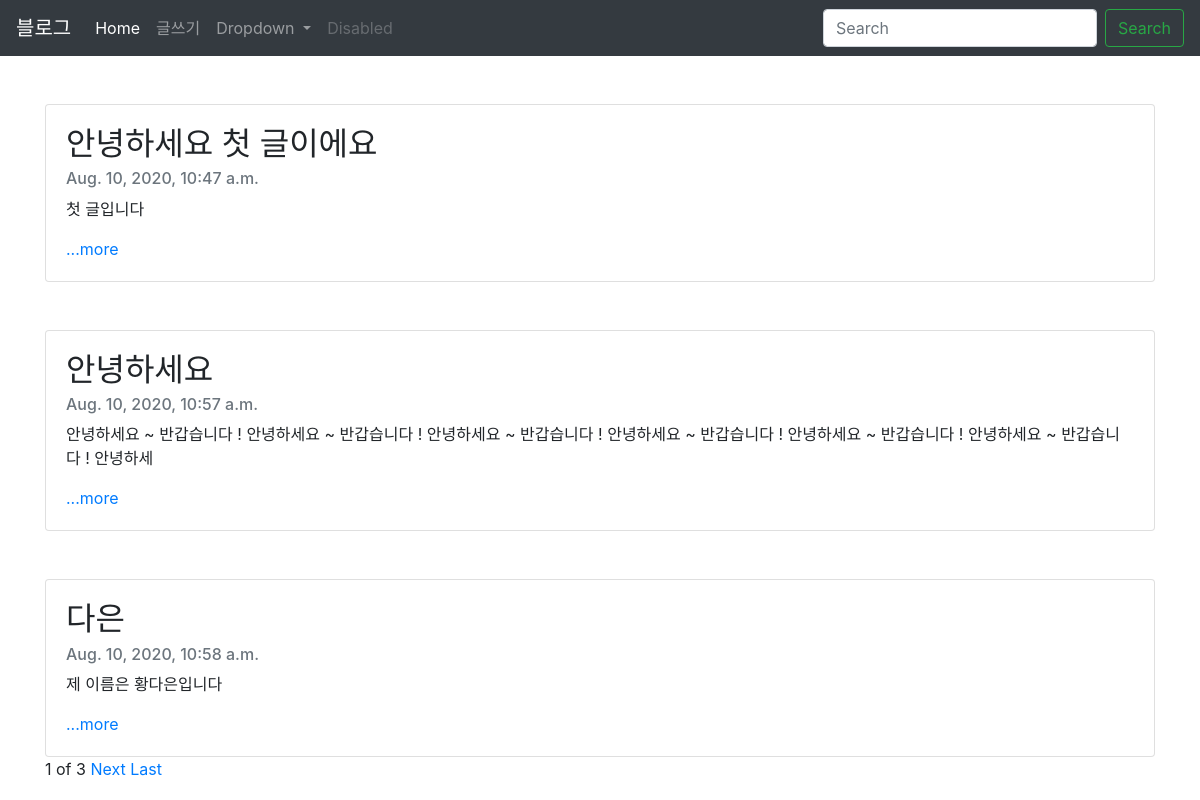
The page / on the database its author committed.
### blogapp/models.py (models this page shows, shortened)
class Blog(models.Model):
    title = models.CharField(max_length=200)
    date = models.DateTimeField('date published')
    body = models.TextField()
    def summary(self):
        return self.body[:100]

### blogapp/views.py (the view)
# urls.py: path('', blogapp.views.home, name="home"),
def home(request):
    blogs = Blog.objects
    blog_list = Blog.objects.all()
    paginator = Paginator(blog_list, 3)
    page = request.GET.get('page')
    posts = paginator.get_page(page)
    return render(request, 'home.html', {'blogs':blogs, 'posts':posts})

### blogapp/templates/home.html (shortened to what this page needs)
{% extends 'base.html' %}
{% block contents %}
<body>
{%for blog in posts%}
    <br><br>
    <div class="container">
        <div class="card">
            <div class="card-body">
              <h2 class="card-title">{{blog.title}}</h2>
              <h6 class="card-subtitle mb-2 text-muted">{{blog.date}}</h6>
              <p class="card-text">{{blog.summary}}</p>
              <a href="{%url 'detail' blog.id%}" class="card-link">...more</a>
            </div>
          </div>
    </div>
{%endfor%}
<div class="container">
  <span>{{posts.number}}</span>
  <span>of</span>
  <span>{{posts.paginator.num_pages}}</span>
  {%if posts.has_next%}
  <a href="?page={{posts.next_page_number}}">Next</a>
  <a href="?page={{posts.paginator.num_pages}}">Last</a>
  {%endif%}
</div>
</body>
{% endblock %}

### rows shown on the page
Blog: title "안녕하세요 첫 글이에요", date "Aug. 10, 2020, 10:47 a.m.", summary "첫 글입니다"
Blog: title "안녕하세요", date "Aug. 10, 2020, 10:57 a.m.", summary "안녕하세요 ~ 반갑습니다 ! 안녕하세요 ~ 반갑습니다 ! 안녕하세요 ~ 반갑습니다 ! 안녕하세요 ~ 반갑습니다 ! 안녕하세요 ~ 반갑습니다 ! 안녕하세요 ~ 반갑습니다 ! 안녕하세"
Blog: title "다은", date "Aug. 10, 2020, 10:58 a.m.", summary "제 이름은 황다은입니다"

### other values the page prints
{{ posts.number }} "1"
{{ posts.paginator.num_pages }} "3"
